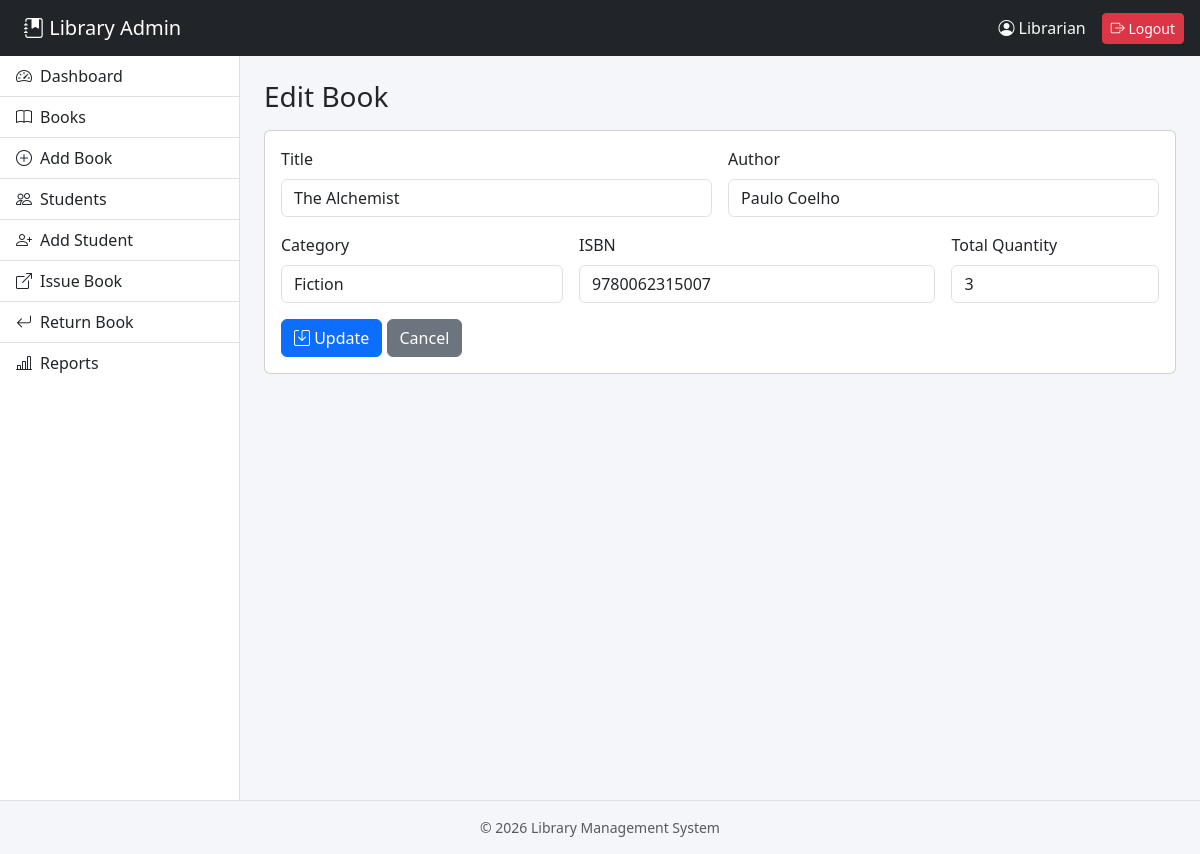
The app's page /admin/edit_book.php?id=2 (signed in) with its own data.
### tables this page shows
CREATE TABLE IF NOT EXISTS books (
  id INT AUTO_INCREMENT PRIMARY KEY,
  title VARCHAR(200) NOT NULL,
  author VARCHAR(150) NOT NULL,
  category VARCHAR(100) NOT NULL,
  isbn VARCHAR(20) NOT NULL UNIQUE,
  quantity INT NOT NULL DEFAULT 1,
  available_quantity INT NOT NULL DEFAULT 1,
  added_date TIMESTAMP DEFAULT CURRENT_TIMESTAMP
);

### admin/includes/db.php (called while the page is built, shortened)
<?php
$conn = new mysqli('localhost', 'root', '', 'library_db');
$conn->set_charset('utf8mb4');
function db_run($sql, $types = '', $params = []) {
    global $conn;
    $st = $conn->prepare($sql);
    if ($types) $st->bind_param($types, ...$params);
    $st->execute();
    return $st;
}
function db_one($sql, $types = '', $params = []) { return db_run($sql, $types, $params)->get_result()->fetch_assoc(); }
function e($s) { return htmlspecialchars((string)$s, ENT_QUOTES, 'UTF-8'); }

### admin/edit_book.php (the view, shortened to what this page needs)
<?php
require_once '../includes/header.php';
$id = (int)($_GET['id'] ?? 0);
$book = db_one('SELECT * FROM books WHERE id=?', 'i', [$id]);
?>
<div class="card"><div class="card-body"><form method="post" class="row g-3">
  <div class="col-md-6"><label class="form-label">Title</label><input name="title" value="<?= e($book['title']) ?>" class="form-control" required></div>
  <div class="col-md-6"><label class="form-label">Author</label><input name="author" value="<?= e($book['author']) ?>" class="form-control" required></div>
  <div class="col-md-4"><label class="form-label">Category</label><input name="category" value="<?= e($book['category']) ?>" class="form-control" required></div>
  <div class="col-md-5"><label class="form-label">ISBN</label><input name="isbn" value="<?= e($book['isbn']) ?>" class="form-control" required></div>
  <div class="col-md-3"><label class="form-label">Total Quantity</label><input type="number" name="quantity" min="0" value="<?= $book['quantity'] ?>" class="form-control" required></div>
  <div class="col-12"><button class="btn btn-primary"><i class="bi bi-save"></i> Update</button> <a href="manage_books.php" class="btn btn-secondary">Cancel</a></div>
</form></div></div>
<?php require_once '../includes/footer.php'; ?>

### assets/css/style.css (style rules this page uses)
body { background: #f4f6f9; }

### records on screen
books: title "The Alchemist", author "Paulo Coelho", category "Fiction", isbn "9780062315007", quantity "3"

### other values on screen
$_SESSION['admin_name'] "Librarian"
$label "Dashboard"
$label "Books"
$label "Add Book"
$label "Students"
$label "Add Student"
$label "Issue Book"
$label "Return Book"
$label "Reports"
$title "Edit Book"
